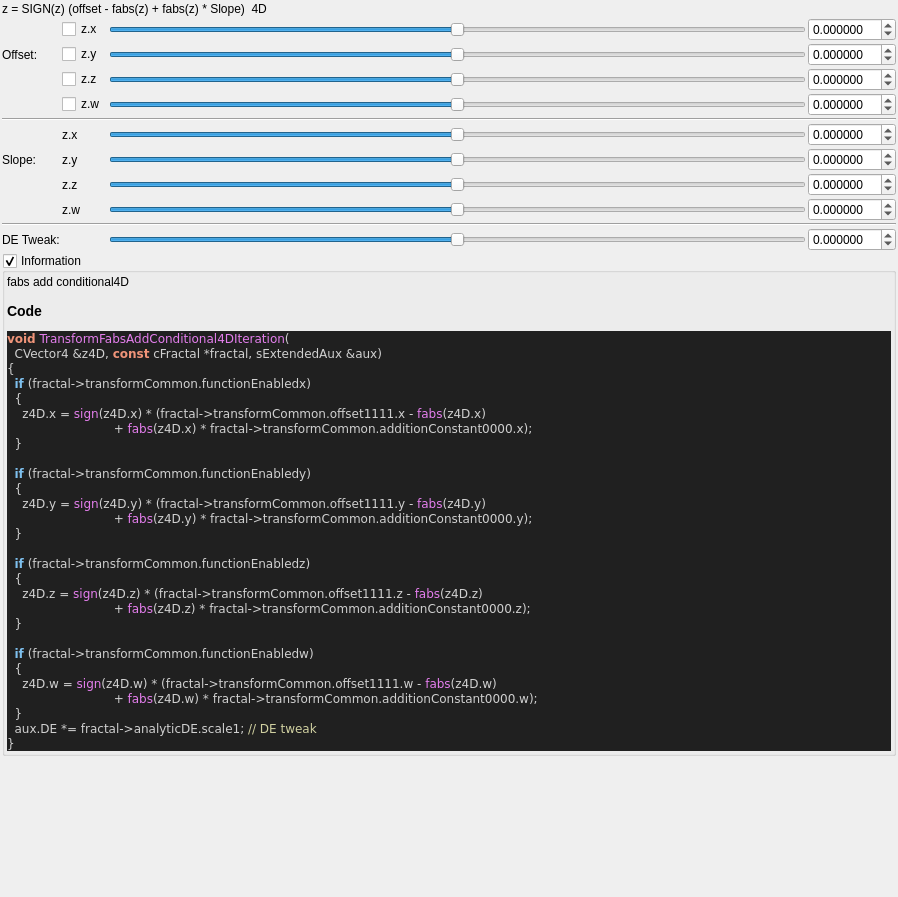
 <widget class="QWidget" name="Form">
  <property name="geometry">
   <rect>
    <x>0</x>
    <y>0</y>
    <width>898</width>
    <height>897</height>
   </rect>
  </property>
  <property name="windowTitle">
   <string notr="true">transf_fabs_add_conditional4D</string>
  </property>
  <layout class="QVBoxLayout" name="verticalLayout">
   <property name="spacing">
    <number>2</number>
   </property>
   <property name="leftMargin">
    <number>2</number>
   </property>
   <property name="topMargin">
    <number>2</number>
   </property>
   <property name="rightMargin">
    <number>2</number>
   </property>
   <property name="bottomMargin">
    <number>2</number>
   </property>
   <item>
    <widget class="QLabel" name="label_133">
     <property name="text">
      <string>z = SIGN(z) (offset - fabs(z) + fabs(z) * Slope)  4D</string>
     </property>
    </widget>
   </item>
   <item>
    <layout class="QGridLayout" name="gridLayout">
     <property name="spacing">
      <number>2</number>
     </property>
     <item row="3" column="3">
      <widget class="QSlider" name="slider4_transf_offset_1111_x">
       <property name="sizePolicy">
        <sizepolicy hsizetype="Expanding" vsizetype="Maximum">
         <horstretch>0</horstretch>
         <verstretch>0</verstretch>
        </sizepolicy>
       </property>
       <property name="minimum">
        <number>-10000000</number>
       </property>
       <property name="maximum">
        <number>10000000</number>
       </property>
       <property name="value">
        <number>0</number>
       </property>
       <property name="sliderPosition">
        <number>0</number>
       </property>
       <property name="orientation">
        <enum>Qt::Horizontal</enum>
       </property>
      </widget>
     </item>
     <item row="7" column="3">
      <widget class="QSlider" name="slider4_transf_offset_1111_w">
       <property name="sizePolicy">
        <sizepolicy hsizetype="Expanding" vsizetype="Maximum">
         <horstretch>0</horstretch>
         <verstretch>0</verstretch>
        </sizepolicy>
       </property>
       <property name="minimum">
        <number>-10000000</number>
       </property>
       <property name="maximum">
        <number>10000000</number>
       </property>
       <property name="value">
        <number>0</number>
       </property>
       <property name="sliderPosition">
        <number>0</number>
       </property>
       <property name="orientation">
        <enum>Qt::Horizontal</enum>
       </property>
      </widget>
     </item>
     <item row="4" column="3">
      <widget class="QSlider" name="slider4_transf_offset_1111_z">
       <property name="sizePolicy">
        <sizepolicy hsizetype="Expanding" vsizetype="Maximum">
         <horstretch>0</horstretch>
         <verstretch>0</verstretch>
        </sizepolicy>
       </property>
       <property name="minimum">
        <number>-10000000</number>
       </property>
       <property name="maximum">
        <number>10000000</number>
       </property>
       <property name="value">
        <number>0</number>
       </property>
       <property name="sliderPosition">
        <number>0</number>
       </property>
       <property name="orientation">
        <enum>Qt::Horizontal</enum>
       </property>
      </widget>
     </item>
     <item row="7" column="4">
      <widget class="MyDoubleSpinBox" name="spinbox4_transf_offset_1111_w">
       <property name="sizePolicy">
        <sizepolicy hsizetype="Minimum" vsizetype="Maximum">
         <horstretch>0</horstretch>
         <verstretch>0</verstretch>
        </sizepolicy>
       </property>
       <property name="prefix">
        <string/>
       </property>
       <property name="suffix">
        <string/>
       </property>
       <property name="decimals">
        <number>6</number>
       </property>
       <property name="minimum">
        <double>-99.989999999999995</double>
       </property>
       <property name="maximum">
        <double>99.989999999999995</double>
       </property>
       <property name="singleStep">
        <double>0.100000000000000</double>
       </property>
      </widget>
     </item>
     <item row="4" column="4">
      <widget class="MyDoubleSpinBox" name="spinbox4_transf_offset_1111_y">
       <property name="sizePolicy">
        <sizepolicy hsizetype="Minimum" vsizetype="Maximum">
         <horstretch>0</horstretch>
         <verstretch>0</verstretch>
        </sizepolicy>
       </property>
       <property name="prefix">
        <string/>
       </property>
       <property name="suffix">
        <string/>
       </property>
       <property name="decimals">
        <number>6</number>
       </property>
       <property name="minimum">
        <double>-99.989999999999995</double>
       </property>
       <property name="maximum">
        <double>99.989999999999995</double>
       </property>
       <property name="singleStep">
        <double>0.100000000000000</double>
       </property>
      </widget>
     </item>
     <item row="9" column="0" colspan="5">
      <widget class="Line" name="line_7">
       <property name="orientation">
        <enum>Qt::Horizontal</enum>
       </property>
      </widget>
     </item>
     <item row="4" column="1">
      <widget class="MyCheckBox" name="checkBox_transf_function_enabledy">
       <property name="text">
        <string notr="true">z.y</string>
       </property>
      </widget>
     </item>
     <item row="10" column="1">
      <widget class="QLabel" name="label_116">
       <property name="text">
        <string notr="true">z.x</string>
       </property>
      </widget>
     </item>
     <item row="4" column="0">
      <widget class="QLabel" name="label_108">
       <property name="text">
        <string>Offset:</string>
       </property>
      </widget>
     </item>
     <item row="12" column="1">
      <widget class="QLabel" name="label_118">
       <property name="text">
        <string notr="true">z.z</string>
       </property>
      </widget>
     </item>
     <item row="16" column="3">
      <widget class="QSlider" name="slider_analyticDE_scale_1">
       <property name="sizePolicy">
        <sizepolicy hsizetype="Expanding" vsizetype="Maximum">
         <horstretch>0</horstretch>
         <verstretch>0</verstretch>
        </sizepolicy>
       </property>
       <property name="minimum">
        <number>-10000000</number>
       </property>
       <property name="maximum">
        <number>10000000</number>
       </property>
       <property name="value">
        <number>0</number>
       </property>
       <property name="sliderPosition">
        <number>0</number>
       </property>
       <property name="orientation">
        <enum>Qt::Horizontal</enum>
       </property>
      </widget>
     </item>
     <item row="5" column="3">
      <widget class="QSlider" name="slider4_transf_offset_1111_y">
       <property name="sizePolicy">
        <sizepolicy hsizetype="Expanding" vsizetype="Maximum">
         <horstretch>0</horstretch>
         <verstretch>0</verstretch>
        </sizepolicy>
       </property>
       <property name="minimum">
        <number>-10000000</number>
       </property>
       <property name="maximum">
        <number>10000000</number>
       </property>
       <property name="value">
        <number>0</number>
       </property>
       <property name="sliderPosition">
        <number>0</number>
       </property>
       <property name="orientation">
        <enum>Qt::Horizontal</enum>
       </property>
      </widget>
     </item>
     <item row="12" column="3">
      <widget class="QSlider" name="slider4_transf_addition_constant_0000_z">
       <property name="sizePolicy">
        <sizepolicy hsizetype="Expanding" vsizetype="Maximum">
         <horstretch>0</horstretch>
         <verstretch>0</verstretch>
        </sizepolicy>
       </property>
       <property name="minimum">
        <number>-10000000</number>
       </property>
       <property name="maximum">
        <number>10000000</number>
       </property>
       <property name="value">
        <number>0</number>
       </property>
       <property name="sliderPosition">
        <number>0</number>
       </property>
       <property name="orientation">
        <enum>Qt::Horizontal</enum>
       </property>
      </widget>
     </item>
     <item row="11" column="3">
      <widget class="QSlider" name="slider4_transf_addition_constant_0000_y">
       <property name="sizePolicy">
        <sizepolicy hsizetype="Expanding" vsizetype="Maximum">
         <horstretch>0</horstretch>
         <verstretch>0</verstretch>
        </sizepolicy>
       </property>
       <property name="minimum">
        <number>-10000000</number>
       </property>
       <property name="maximum">
        <number>10000000</number>
       </property>
       <property name="value">
        <number>0</number>
       </property>
       <property name="sliderPosition">
        <number>0</number>
       </property>
       <property name="orientation">
        <enum>Qt::Horizontal</enum>
       </property>
      </widget>
     </item>
     <item row="10" column="4">
      <widget class="MyDoubleSpinBox" name="spinbox4_transf_addition_constant_0000_x">
       <property name="sizePolicy">
        <sizepolicy hsizetype="Minimum" vsizetype="Maximum">
         <horstretch>0</horstretch>
         <verstretch>0</verstretch>
        </sizepolicy>
       </property>
       <property name="prefix">
        <string/>
       </property>
       <property name="suffix">
        <string/>
       </property>
       <property name="decimals">
        <number>6</number>
       </property>
       <property name="minimum">
        <double>-99.989999999999995</double>
       </property>
       <property name="maximum">
        <double>99.989999999999995</double>
       </property>
       <property name="singleStep">
        <double>0.100000000000000</double>
       </property>
      </widget>
     </item>
     <item row="7" column="1">
      <widget class="MyCheckBox" name="checkBox_transf_function_enabledw">
       <property name="text">
        <string notr="true">z.w</string>
       </property>
      </widget>
     </item>
     <item row="11" column="0">
      <widget class="QLabel" name="label_119">
       <property name="text">
        <string>Slope:</string>
       </property>
      </widget>
     </item>
     <item row="12" column="4">
      <widget class="MyDoubleSpinBox" name="spinbox4_transf_addition_constant_0000_z">
       <property name="sizePolicy">
        <sizepolicy hsizetype="Minimum" vsizetype="Maximum">
         <horstretch>0</horstretch>
         <verstretch>0</verstretch>
        </sizepolicy>
       </property>
       <property name="prefix">
        <string/>
       </property>
       <property name="suffix">
        <string/>
       </property>
       <property name="decimals">
        <number>6</number>
       </property>
       <property name="minimum">
        <double>-99.989999999999995</double>
       </property>
       <property name="maximum">
        <double>99.989999999999995</double>
       </property>
       <property name="singleStep">
        <double>0.100000000000000</double>
       </property>
      </widget>
     </item>
     <item row="5" column="1">
      <widget class="MyCheckBox" name="checkBox_transf_function_enabledz">
       <property name="text">
        <string notr="true">z.z</string>
       </property>
      </widget>
     </item>
     <item row="16" column="0">
      <widget class="QLabel" name="label_112">
       <property name="text">
        <string>DE Tweak:</string>
       </property>
      </widget>
     </item>
     <item row="3" column="1">
      <widget class="MyCheckBox" name="checkBox_transf_function_enabledx">
       <property name="text">
        <string notr="true">z.x</string>
       </property>
      </widget>
     </item>
     <item row="3" column="4">
      <widget class="MyDoubleSpinBox" name="spinbox4_transf_offset_1111_x">
       <property name="sizePolicy">
        <sizepolicy hsizetype="Minimum" vsizetype="Maximum">
         <horstretch>0</horstretch>
         <verstretch>0</verstretch>
        </sizepolicy>
       </property>
       <property name="prefix">
        <string/>
       </property>
       <property name="suffix">
        <string/>
       </property>
       <property name="decimals">
        <number>6</number>
       </property>
       <property name="minimum">
        <double>-99.989999999999995</double>
       </property>
       <property name="maximum">
        <double>99.989999999999995</double>
       </property>
       <property name="singleStep">
        <double>0.100000000000000</double>
       </property>
      </widget>
     </item>
     <item row="5" column="4">
      <widget class="MyDoubleSpinBox" name="spinbox4_transf_offset_1111_z">
       <property name="sizePolicy">
        <sizepolicy hsizetype="Minimum" vsizetype="Maximum">
         <horstretch>0</horstretch>
         <verstretch>0</verstretch>
        </sizepolicy>
       </property>
       <property name="prefix">
        <string/>
       </property>
       <property name="suffix">
        <string/>
       </property>
       <property name="decimals">
        <number>6</number>
       </property>
       <property name="minimum">
        <double>-99.989999999999995</double>
       </property>
       <property name="maximum">
        <double>99.989999999999995</double>
       </property>
       <property name="singleStep">
        <double>0.100000000000000</double>
       </property>
      </widget>
     </item>
     <item row="13" column="1">
      <widget class="QLabel" name="label_120">
       <property name="text">
        <string notr="true">z.w</string>
       </property>
      </widget>
     </item>
     <item row="16" column="4">
      <widget class="MyDoubleSpinBox" name="spinbox_analyticDE_scale_1">
       <property name="sizePolicy">
        <sizepolicy hsizetype="Minimum" vsizetype="Maximum">
         <horstretch>0</horstretch>
         <verstretch>0</verstretch>
        </sizepolicy>
       </property>
       <property name="prefix">
        <string/>
       </property>
       <property name="suffix">
        <string/>
       </property>
       <property name="decimals">
        <number>6</number>
       </property>
       <property name="minimum">
        <double>-99.989999999999995</double>
       </property>
       <property name="maximum">
        <double>99.989999999999995</double>
       </property>
       <property name="singleStep">
        <double>0.100000000000000</double>
       </property>
      </widget>
     </item>
     <item row="11" column="1">
      <widget class="QLabel" name="label_117">
       <property name="text">
        <string notr="true">z.y</string>
       </property>
      </widget>
     </item>
     <item row="14" column="0" colspan="5">
      <widget class="Line" name="line_3">
       <property name="orientation">
        <enum>Qt::Horizontal</enum>
       </property>
      </widget>
     </item>
     <item row="10" column="3">
      <widget class="QSlider" name="slider4_transf_addition_constant_0000_x">
       <property name="sizePolicy">
        <sizepolicy hsizetype="Expanding" vsizetype="Maximum">
         <horstretch>0</horstretch>
         <verstretch>0</verstretch>
        </sizepolicy>
       </property>
       <property name="minimum">
        <number>-10000000</number>
       </property>
       <property name="maximum">
        <number>10000000</number>
       </property>
       <property name="value">
        <number>0</number>
       </property>
       <property name="sliderPosition">
        <number>0</number>
       </property>
       <property name="orientation">
        <enum>Qt::Horizontal</enum>
       </property>
      </widget>
     </item>
     <item row="13" column="4">
      <widget class="MyDoubleSpinBox" name="spinbox4_transf_addition_constant_0000_w">
       <property name="sizePolicy">
        <sizepolicy hsizetype="Minimum" vsizetype="Maximum">
         <horstretch>0</horstretch>
         <verstretch>0</verstretch>
        </sizepolicy>
       </property>
       <property name="prefix">
        <string/>
       </property>
       <property name="suffix">
        <string/>
       </property>
       <property name="decimals">
        <number>6</number>
       </property>
       <property name="minimum">
        <double>-99.989999999999995</double>
       </property>
       <property name="maximum">
        <double>99.989999999999995</double>
       </property>
       <property name="singleStep">
        <double>0.100000000000000</double>
       </property>
      </widget>
     </item>
     <item row="13" column="3">
      <widget class="QSlider" name="slider4_transf_addition_constant_0000_w">
       <property name="sizePolicy">
        <sizepolicy hsizetype="Expanding" vsizetype="Maximum">
         <horstretch>0</horstretch>
         <verstretch>0</verstretch>
        </sizepolicy>
       </property>
       <property name="minimum">
        <number>-10000000</number>
       </property>
       <property name="maximum">
        <number>10000000</number>
       </property>
       <property name="value">
        <number>0</number>
       </property>
       <property name="sliderPosition">
        <number>0</number>
       </property>
       <property name="orientation">
        <enum>Qt::Horizontal</enum>
       </property>
      </widget>
     </item>
     <item row="11" column="4">
      <widget class="MyDoubleSpinBox" name="spinbox4_transf_addition_constant_0000_y">
       <property name="sizePolicy">
        <sizepolicy hsizetype="Minimum" vsizetype="Maximum">
         <horstretch>0</horstretch>
         <verstretch>0</verstretch>
        </sizepolicy>
       </property>
       <property name="prefix">
        <string/>
       </property>
       <property name="suffix">
        <string/>
       </property>
       <property name="decimals">
        <number>6</number>
       </property>
       <property name="minimum">
        <double>-99.989999999999995</double>
       </property>
       <property name="maximum">
        <double>99.989999999999995</double>
       </property>
       <property name="singleStep">
        <double>0.100000000000000</double>
       </property>
      </widget>
     </item>
    </layout>
   </item>
   <item>
    <widget class="MyGroupBox" name="groupCheck_info">
     <property name="title">
      <string>Information</string>
     </property>
     <property name="flat">
      <bool>false</bool>
     </property>
     <property name="checkable">
      <bool>true</bool>
     </property>
     <layout class="QVBoxLayout" name="verticalLayout_2">
      <property name="spacing">
       <number>2</number>
      </property>
      <property name="leftMargin">
       <number>2</number>
      </property>
      <property name="topMargin">
       <number>2</number>
      </property>
      <property name="rightMargin">
       <number>2</number>
      </property>
      <property name="bottomMargin">
       <number>2</number>
      </property>
      <item>
       <widget class="QLabel" name="label_code_content">
        <property name="text">
         <string notr="true">&lt;p&gt;fabs add conditional4D&lt;/p&gt;&lt;table&gt;
&lt;/table&gt;
&lt;h3&gt;Code&lt;/h3&gt;
&lt;body style=&quot;background-color:#202020&quot;&gt;
&lt;pre style=&quot;color:#d0d0d0; background-color:#202020;  font-family:'Courier New',monospace;&quot;&gt;&lt;span style=&quot;color:#f09479; font-weight:bold&quot;&gt;void&lt;/span&gt; &lt;span style=&quot;color:#e47eed&quot;&gt;TransformFabsAddConditional4DIteration&lt;/span&gt;&lt;span style=&quot;color:#d0d0d0&quot;&gt;(&lt;/span&gt;
  CVector4 &lt;span style=&quot;color:#d0d0d0&quot;&gt;&amp;amp;&lt;/span&gt;z4D&lt;span style=&quot;color:#d0d0d0&quot;&gt;,&lt;/span&gt; &lt;span style=&quot;color:#f09479; font-weight:bold&quot;&gt;const&lt;/span&gt; cFractal &lt;span style=&quot;color:#d0d0d0&quot;&gt;*&lt;/span&gt;fractal&lt;span style=&quot;color:#d0d0d0&quot;&gt;,&lt;/span&gt; sExtendedAux &lt;span style=&quot;color:#d0d0d0&quot;&gt;&amp;amp;&lt;/span&gt;aux&lt;span style=&quot;color:#d0d0d0&quot;&gt;)&lt;/span&gt;
&lt;span style=&quot;color:#d0d0d0&quot;&gt;{&lt;/span&gt;
  &lt;span style=&quot;color:#7ec0ee; font-weight:bold&quot;&gt;if&lt;/span&gt; &lt;span style=&quot;color:#d0d0d0&quot;&gt;(&lt;/span&gt;fractal&lt;span style=&quot;color:#d0d0d0&quot;&gt;-&amp;gt;&lt;/span&gt;transformCommon&lt;span style=&quot;color:#d0d0d0&quot;&gt;.&lt;/span&gt;functionEnabledx&lt;span style=&quot;color:#d0d0d0&quot;&gt;)&lt;/span&gt;
  &lt;span style=&quot;color:#d0d0d0&quot;&gt;{&lt;/span&gt;
    z4D&lt;span style=&quot;color:#d0d0d0&quot;&gt;.&lt;/span&gt;x &lt;span style=&quot;color:#d0d0d0&quot;&gt;=&lt;/span&gt; &lt;span style=&quot;color:#e47eed&quot;&gt;sign&lt;/span&gt;&lt;span style=&quot;color:#d0d0d0&quot;&gt;(&lt;/span&gt;z4D&lt;span style=&quot;color:#d0d0d0&quot;&gt;.&lt;/span&gt;x&lt;span style=&quot;color:#d0d0d0&quot;&gt;) * (&lt;/span&gt;fractal&lt;span style=&quot;color:#d0d0d0&quot;&gt;-&amp;gt;&lt;/span&gt;transformCommon&lt;span style=&quot;color:#d0d0d0&quot;&gt;.&lt;/span&gt;offset1111&lt;span style=&quot;color:#d0d0d0&quot;&gt;.&lt;/span&gt;x &lt;span style=&quot;color:#d0d0d0&quot;&gt;-&lt;/span&gt; &lt;span style=&quot;color:#e47eed&quot;&gt;fabs&lt;/span&gt;&lt;span style=&quot;color:#d0d0d0&quot;&gt;(&lt;/span&gt;z4D&lt;span style=&quot;color:#d0d0d0&quot;&gt;.&lt;/span&gt;x&lt;span style=&quot;color:#d0d0d0&quot;&gt;)&lt;/span&gt;
                            &lt;span style=&quot;color:#d0d0d0&quot;&gt;+&lt;/span&gt; &lt;span style=&quot;color:#e47eed&quot;&gt;fabs&lt;/span&gt;&lt;span style=&quot;color:#d0d0d0&quot;&gt;(&lt;/span&gt;z4D&lt;span style=&quot;color:#d0d0d0&quot;&gt;.&lt;/span&gt;x&lt;span style=&quot;color:#d0d0d0&quot;&gt;) *&lt;/span&gt; fractal&lt;span style=&quot;color:#d0d0d0&quot;&gt;-&amp;gt;&lt;/span&gt;transformCommon&lt;span style=&quot;color:#d0d0d0&quot;&gt;.&lt;/span&gt;additionConstant0000&lt;span style=&quot;color:#d0d0d0&quot;&gt;.&lt;/span&gt;x&lt;span style=&quot;color:#d0d0d0&quot;&gt;);&lt;/span&gt;
  &lt;span style=&quot;color:#d0d0d0&quot;&gt;}&lt;/span&gt;

  &lt;span style=&quot;color:#7ec0ee; font-weight:bold&quot;&gt;if&lt;/span&gt; &lt;span style=&quot;color:#d0d0d0&quot;&gt;(&lt;/span&gt;fractal&lt;span style=&quot;color:#d0d0d0&quot;&gt;-&amp;gt;&lt;/span&gt;transformCommon&lt;span style=&quot;color:#d0d0d0&quot;&gt;.&lt;/span&gt;functionEnabledy&lt;span style=&quot;color:#d0d0d0&quot;&gt;)&lt;/span&gt;
  &lt;span style=&quot;color:#d0d0d0&quot;&gt;{&lt;/span&gt;
    z4D&lt;span style=&quot;color:#d0d0d0&quot;&gt;.&lt;/span&gt;y &lt;span style=&quot;color:#d0d0d0&quot;&gt;=&lt;/span&gt; &lt;span style=&quot;color:#e47eed&quot;&gt;sign&lt;/span&gt;&lt;span style=&quot;color:#d0d0d0&quot;&gt;(&lt;/span&gt;z4D&lt;span style=&quot;color:#d0d0d0&quot;&gt;.&lt;/span&gt;y&lt;span style=&quot;color:#d0d0d0&quot;&gt;) * (&lt;/span&gt;fractal&lt;span style=&quot;color:#d0d0d0&quot;&gt;-&amp;gt;&lt;/span&gt;transformCommon&lt;span style=&quot;color:#d0d0d0&quot;&gt;.&lt;/span&gt;offset1111&lt;span style=&quot;color:#d0d0d0&quot;&gt;.&lt;/span&gt;y &lt;span style=&quot;color:#d0d0d0&quot;&gt;-&lt;/span&gt; &lt;span style=&quot;color:#e47eed&quot;&gt;fabs&lt;/span&gt;&lt;span style=&quot;color:#d0d0d0&quot;&gt;(&lt;/span&gt;z4D&lt;span style=&quot;color:#d0d0d0&quot;&gt;.&lt;/span&gt;y&lt;span style=&quot;color:#d0d0d0&quot;&gt;)&lt;/span&gt;
                            &lt;span style=&quot;color:#d0d0d0&quot;&gt;+&lt;/span&gt; &lt;span style=&quot;color:#e47eed&quot;&gt;fabs&lt;/span&gt;&lt;span style=&quot;color:#d0d0d0&quot;&gt;(&lt;/span&gt;z4D&lt;span style=&quot;color:#d0d0d0&quot;&gt;.&lt;/span&gt;y&lt;span style=&quot;color:#d0d0d0&quot;&gt;) *&lt;/span&gt; fractal&lt;span style=&quot;color:#d0d0d0&quot;&gt;-&amp;gt;&lt;/span&gt;transformCommon&lt;span style=&quot;color:#d0d0d0&quot;&gt;.&lt;/span&gt;additionConstant0000&lt;span style=&quot;color:#d0d0d0&quot;&gt;.&lt;/span&gt;y&lt;span style=&quot;color:#d0d0d0&quot;&gt;);&lt;/span&gt;
  &lt;span style=&quot;color:#d0d0d0&quot;&gt;}&lt;/span&gt;

  &lt;span style=&quot;color:#7ec0ee; font-weight:bold&quot;&gt;if&lt;/span&gt; &lt;span style=&quot;color:#d0d0d0&quot;&gt;(&lt;/span&gt;fractal&lt;span style=&quot;color:#d0d0d0&quot;&gt;-&amp;gt;&lt;/span&gt;transformCommon&lt;span style=&quot;color:#d0d0d0&quot;&gt;.&lt;/span&gt;functionEnabledz&lt;span style=&quot;color:#d0d0d0&quot;&gt;)&lt;/span&gt;
  &lt;span style=&quot;color:#d0d0d0&quot;&gt;{&lt;/span&gt;
    z4D&lt;span style=&quot;color:#d0d0d0&quot;&gt;.&lt;/span&gt;z &lt;span style=&quot;color:#d0d0d0&quot;&gt;=&lt;/span&gt; &lt;span style=&quot;color:#e47eed&quot;&gt;sign&lt;/span&gt;&lt;span style=&quot;color:#d0d0d0&quot;&gt;(&lt;/span&gt;z4D&lt;span style=&quot;color:#d0d0d0&quot;&gt;.&lt;/span&gt;z&lt;span style=&quot;color:#d0d0d0&quot;&gt;) * (&lt;/span&gt;fractal&lt;span style=&quot;color:#d0d0d0&quot;&gt;-&amp;gt;&lt;/span&gt;transformCommon&lt;span style=&quot;color:#d0d0d0&quot;&gt;.&lt;/span&gt;offset1111&lt;span style=&quot;color:#d0d0d0&quot;&gt;.&lt;/span&gt;z &lt;span style=&quot;color:#d0d0d0&quot;&gt;-&lt;/span&gt; &lt;span style=&quot;color:#e47eed&quot;&gt;fabs&lt;/span&gt;&lt;span style=&quot;color:#d0d0d0&quot;&gt;(&lt;/span&gt;z4D&lt;span style=&quot;color:#d0d0d0&quot;&gt;.&lt;/span&gt;z&lt;span style=&quot;color:#d0d0d0&quot;&gt;)&lt;/span&gt;
                            &lt;span style=&quot;color:#d0d0d0&quot;&gt;+&lt;/span&gt; &lt;span style=&quot;color:#e47eed&quot;&gt;fabs&lt;/span&gt;&lt;span style=&quot;color:#d0d0d0&quot;&gt;(&lt;/span&gt;z4D&lt;span style=&quot;color:#d0d0d0&quot;&gt;.&lt;/span&gt;z&lt;span style=&quot;color:#d0d0d0&quot;&gt;) *&lt;/span&gt; fractal&lt;span style=&quot;color:#d0d0d0&quot;&gt;-&amp;gt;&lt;/span&gt;transformCommon&lt;span style=&quot;color:#d0d0d0&quot;&gt;.&lt;/span&gt;additionConstant0000&lt;span style=&quot;color:#d0d0d0&quot;&gt;.&lt;/span&gt;z&lt;span style=&quot;color:#d0d0d0&quot;&gt;);&lt;/span&gt;
  &lt;span style=&quot;color:#d0d0d0&quot;&gt;}&lt;/span&gt;

  &lt;span style=&quot;color:#7ec0ee; font-weight:bold&quot;&gt;if&lt;/span&gt; &lt;span style=&quot;color:#d0d0d0&quot;&gt;(&lt;/span&gt;fractal&lt;span style=&quot;color:#d0d0d0&quot;&gt;-&amp;gt;&lt;/span&gt;transformCommon&lt;span style=&quot;color:#d0d0d0&quot;&gt;.&lt;/span&gt;functionEnabledw&lt;span style=&quot;color:#d0d0d0&quot;&gt;)&lt;/span&gt;
  &lt;span style=&quot;color:#d0d0d0&quot;&gt;{&lt;/span&gt;
    z4D&lt;span style=&quot;color:#d0d0d0&quot;&gt;.&lt;/span&gt;w &lt;span style=&quot;color:#d0d0d0&quot;&gt;=&lt;/span&gt; &lt;span style=&quot;color:#e47eed&quot;&gt;sign&lt;/span&gt;&lt;span style=&quot;color:#d0d0d0&quot;&gt;(&lt;/span&gt;z4D&lt;span style=&quot;color:#d0d0d0&quot;&gt;.&lt;/span&gt;w&lt;span style=&quot;color:#d0d0d0&quot;&gt;) * (&lt;/span&gt;fractal&lt;span style=&quot;color:#d0d0d0&quot;&gt;-&amp;gt;&lt;/span&gt;transformCommon&lt;span style=&quot;color:#d0d0d0&quot;&gt;.&lt;/span&gt;offset1111&lt;span style=&quot;color:#d0d0d0&quot;&gt;.&lt;/span&gt;w &lt;span style=&quot;color:#d0d0d0&quot;&gt;-&lt;/span&gt; &lt;span style=&quot;color:#e47eed&quot;&gt;fabs&lt;/span&gt;&lt;span style=&quot;color:#d0d0d0&quot;&gt;(&lt;/span&gt;z4D&lt;span style=&quot;color:#d0d0d0&quot;&gt;.&lt;/span&gt;w&lt;span style=&quot;color:#d0d0d0&quot;&gt;)&lt;/span&gt;
                            &lt;span style=&quot;color:#d0d0d0&quot;&gt;+&lt;/span&gt; &lt;span style=&quot;color:#e47eed&quot;&gt;fabs&lt;/span&gt;&lt;span style=&quot;color:#d0d0d0&quot;&gt;(&lt;/span&gt;z4D&lt;span style=&quot;color:#d0d0d0&quot;&gt;.&lt;/span&gt;w&lt;span style=&quot;color:#d0d0d0&quot;&gt;) *&lt;/span&gt; fractal&lt;span style=&quot;color:#d0d0d0&quot;&gt;-&amp;gt;&lt;/span&gt;transformCommon&lt;span style=&quot;color:#d0d0d0&quot;&gt;.&lt;/span&gt;additionConstant0000&lt;span style=&quot;color:#d0d0d0&quot;&gt;.&lt;/span&gt;w&lt;span style=&quot;color:#d0d0d0&quot;&gt;);&lt;/span&gt;
  &lt;span style=&quot;color:#d0d0d0&quot;&gt;}&lt;/span&gt;
  aux&lt;span style=&quot;color:#d0d0d0&quot;&gt;.&lt;/span&gt;DE &lt;span style=&quot;color:#d0d0d0&quot;&gt;*=&lt;/span&gt; fractal&lt;span style=&quot;color:#d0d0d0&quot;&gt;-&amp;gt;&lt;/span&gt;analyticDE&lt;span style=&quot;color:#d0d0d0&quot;&gt;.&lt;/span&gt;scale1&lt;span style=&quot;color:#d0d0d0&quot;&gt;;&lt;/span&gt; &lt;span style=&quot;color:#d0d0a0&quot;&gt;// DE tweak&lt;/span&gt;
&lt;span style=&quot;color:#d0d0d0&quot;&gt;}&lt;/span&gt;
&lt;/pre&gt;
&lt;/body&gt;</string>
        </property>
        <property name="wordWrap">
         <bool>true</bool>
        </property>
        <property name="openExternalLinks">
         <bool>true</bool>
        </property>
        <property name="textInteractionFlags">
         <set>Qt::LinksAccessibleByMouse|Qt::TextSelectableByMouse</set>
        </property>
       </widget>
      </item>
     </layout>
    </widget>
   </item>
   <item>
    <spacer name="verticalSpacer">
     <property name="orientation">
      <enum>Qt::Vertical</enum>
     </property>
     <property name="sizeHint" stdset="0">
      <size>
       <width>20</width>
       <height>40</height>
      </size>
     </property>
    </spacer>
   </item>
  </layout>
 </widget>
